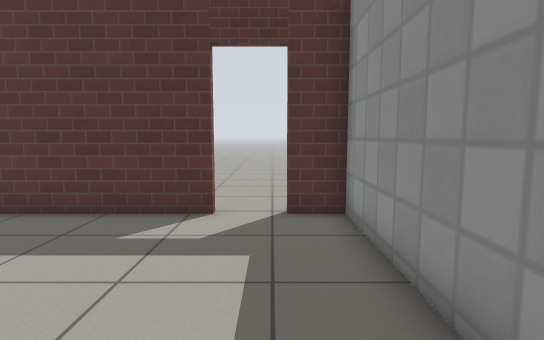
[1] (above)

17 first-person views from a walk through a Gazebo world. The camera is 0.94 m above the floor, tilts 6° down and sees 80° across. The floor is counted in squares, 0.5 m on a side. Each view is taken from the middle of a square. On the plan, view 1 faces up. The plan holds only what a view shows up to about 17 squares ahead; the rest is blank. Simple patterns stand in for the simulator's built-in surfaces.

[2]
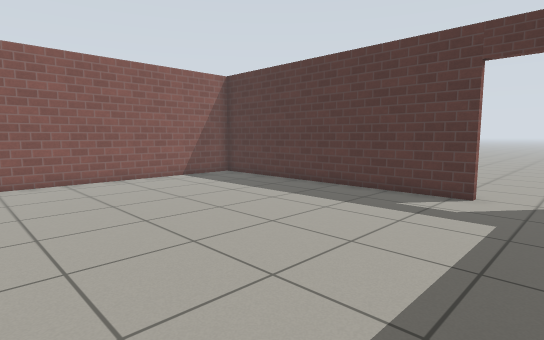

[3]
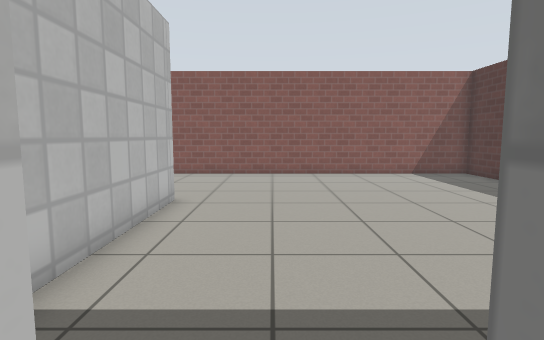

[4]
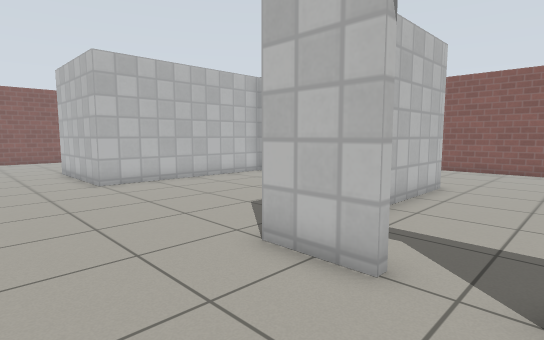

[5]
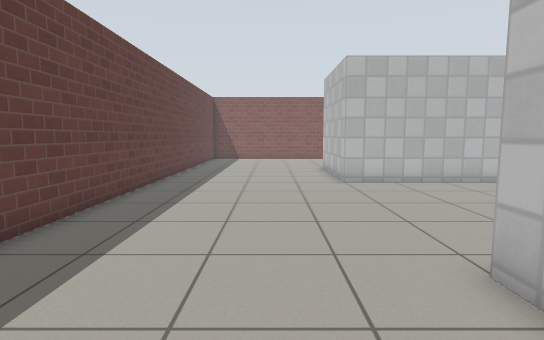

[6]
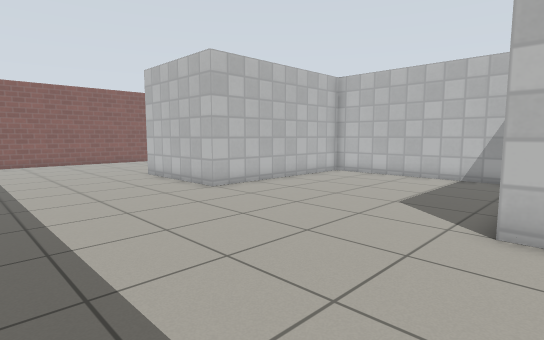

[7]
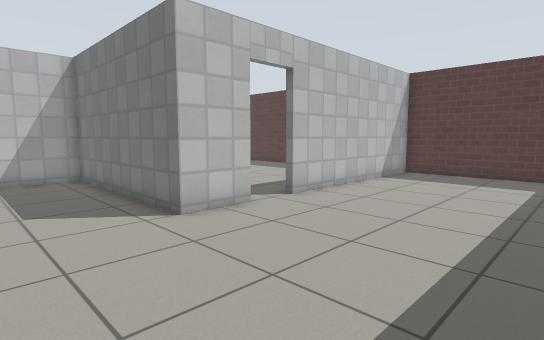

[8]
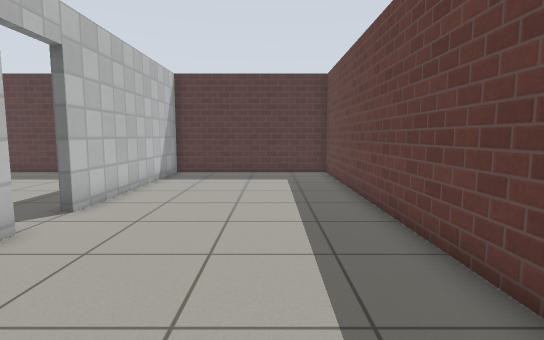

[9]
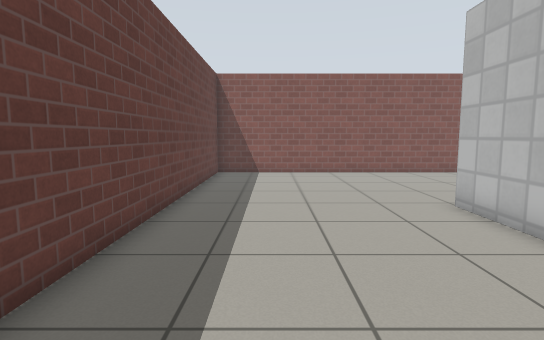

[10]
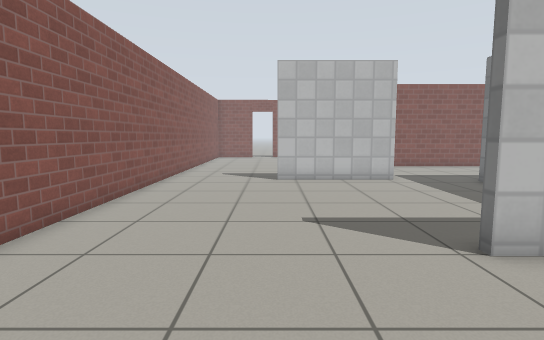

[11]
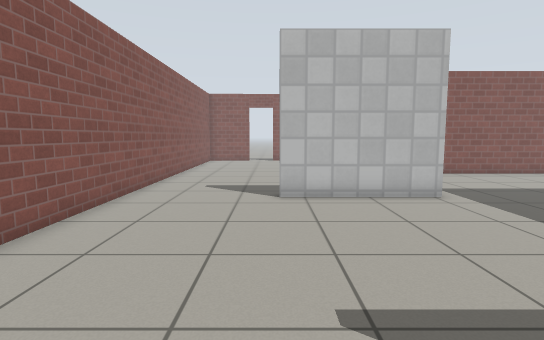

[12]
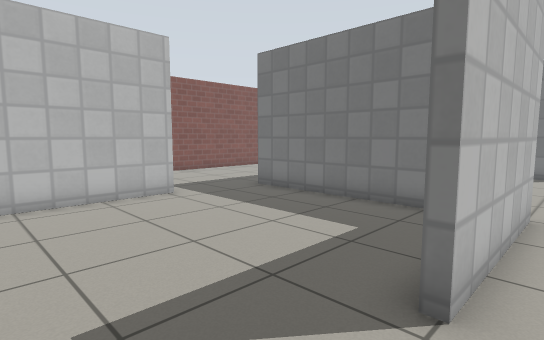

[13]
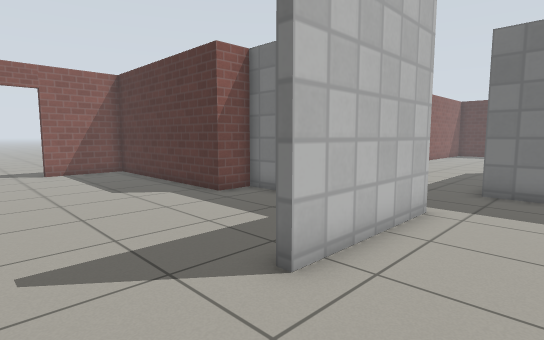

[14]
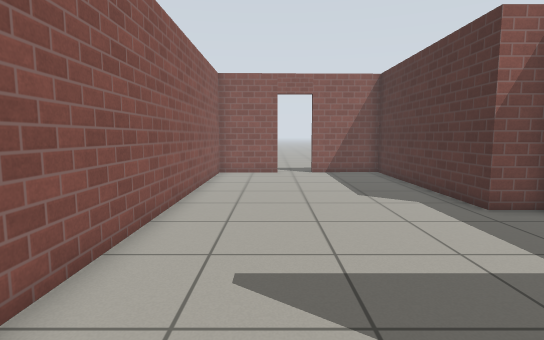

[15]
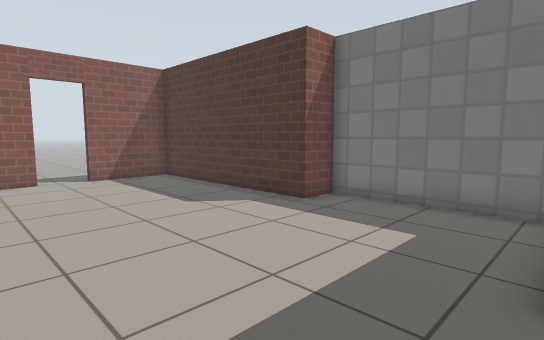

[16]
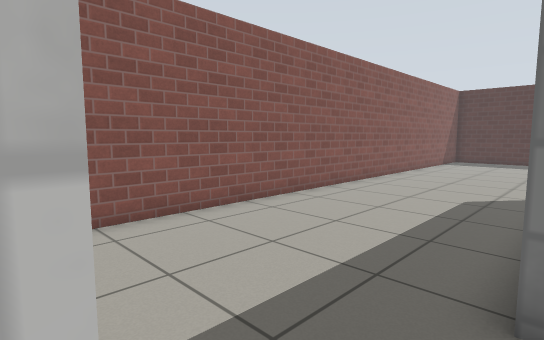

[17]
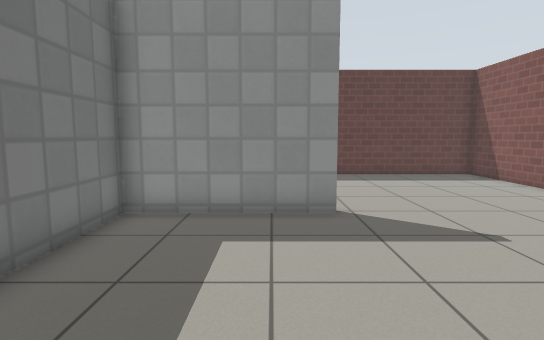

### Floor plan
Points are (right, up) in squares from view 1. A wall is a line through its corners. A room is listed if a view was taken in it or the views show most of it. See-through windows are left out.
Room 1 (views 1, 2)
walls: (-6.5, -4.9) (-0.6, -4.9); (1.8, 2) (1.8, 7.7) (0.4, 7.7); (-5.5, -14.4) (-6.5, -14.4); (-1.4, 7.7) (-13.1, 7.7) (-13.1, -16.1)
ways out: opening at (-6.3, -16) to room 2; open door at (2, -2.5) to room 2; open door at (-0.5, 8)
Room 2 (views 3, 4, 5, 6, 7, 8, 9, 10, 11, 12, 13, 14, 16, 17)
walls: (1.8, -19.6) (1.8, -14.4) (-5.5, -14.4); (-5.4, -14.1) (2.1, -14.1) (2.1, -19.6); (2.1, -2.9) (2.1, -5.2) (-6.1, -5.2) (-6.1, -13.3); (-6.8, -17.8) (-6.8, -22.8); (-6.4, -27.7) (9.8, -27.7) (9.8, 7.7) (2.1, 7.7) (2.1, -1.3)
ways out: opening at (-6.3, -16) to room 1; open door at (2, -2.5) to room 1; opening at (-7, -25) to room 3
Room 3 (view 15)
walls: (-6.8, -22.8) (-7.2, -22.8); (-21.7, -24.7) (-21.6, -27.7) (-6.4, -27.7); (-7.6, -18.1) (-13.1, -18.1) (-13.1, -19.5) (-21.8, -19.5) (-21.7, -23)
ways out: opening at (-7, -25) to room 2; open door at (-22, -23.5)

Where each view was taken, in squares from view 1:
view 1: 0 up, 0 right, facing up
view 2: 3 down, 1 right, facing up-left
view 3: 2 down, 3 right, facing left
view 4: 1 down, 6 right, facing down-left
view 5: 1 down, 5 right, facing down
view 6: 4 down, 9 right, facing down-left
view 7: 9 down, 9 right, facing up-left
view 8: 9 down, 7 right, facing up
view 9: 11 down, 7 right, facing down
view 10: 23 down, 7 right, facing left
view 11: 23 down, 3 right, facing left
view 12: 23 down, 3 right, facing up-left
view 13: 26 down, 4 left, facing up-left
view 14: 25 down, 5 left, facing left
view 15: 27 down, 7 left, facing up-left
view 16: 18 down, 6 left, facing up-left
view 17: 18 down, 6 left, facing right
